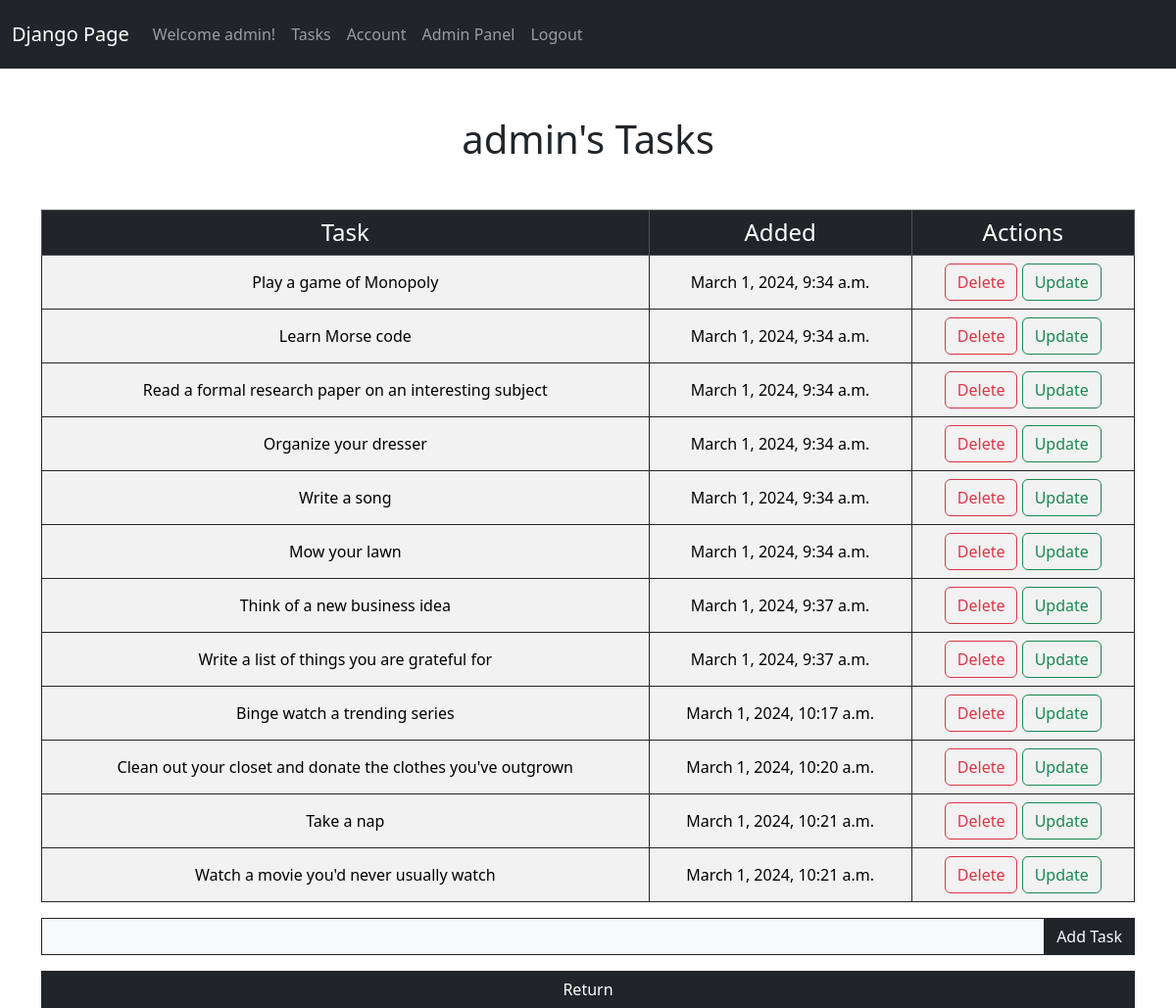
The app's page /tasks/1 (signed in), older data.
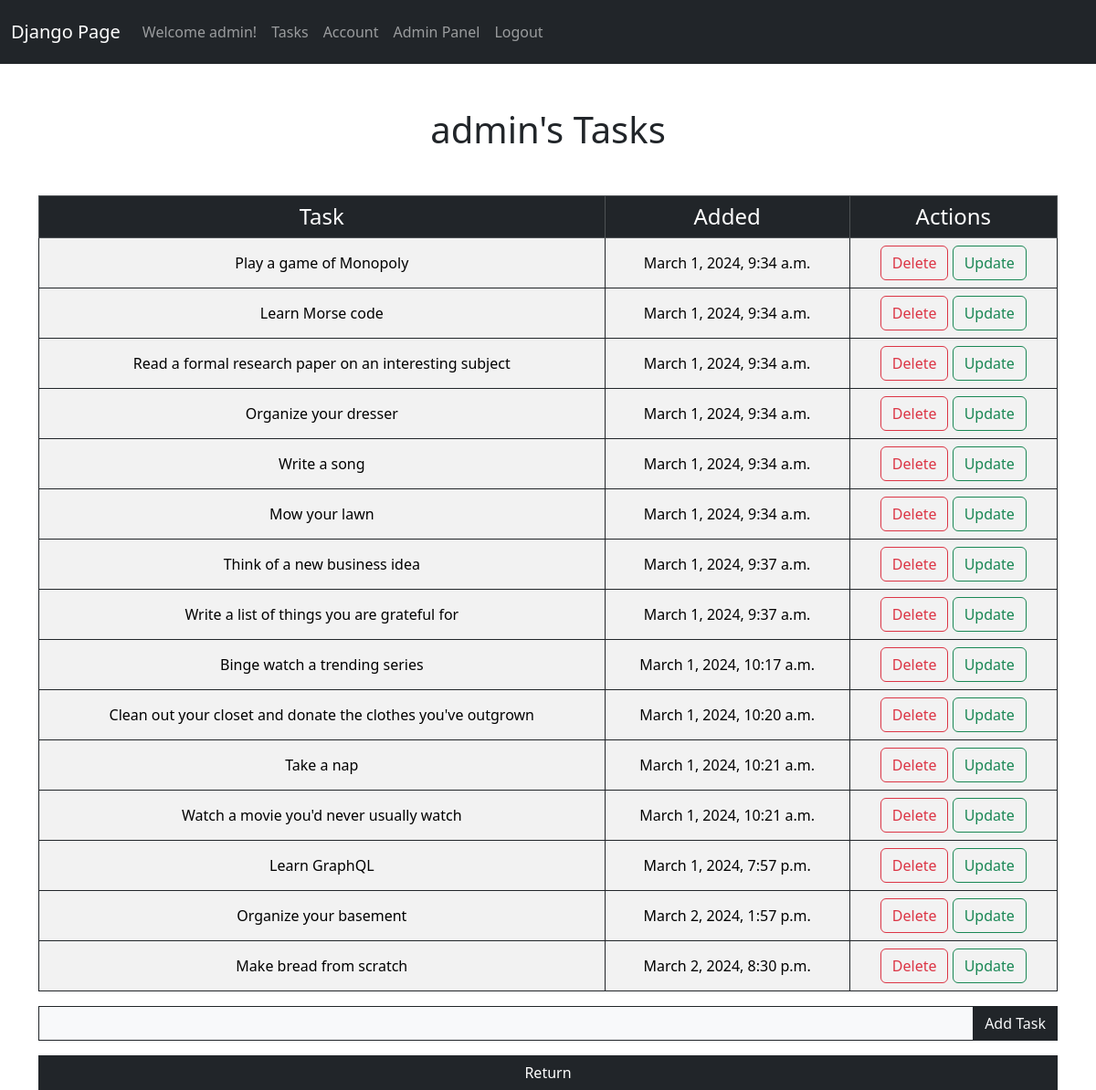
The same page, newer data.
### website/models.py (models this page shows)
class Task(models.Model):
    content = models.TextField(max_length=100)
    date_created = models.DateTimeField(default=now)
    user = models.ForeignKey(User, on_delete=models.CASCADE)

### website/views.py (the view)
# urls.py: path('tasks/<int:user_id>', views.tasks_admview, name='tasks_admview'),
@staff_member_required
def tasks_admview(request, user_id):
    username = User.objects.get(pk=user_id)
    tasks = Task.objects.filter(user_id=user_id)
    if request.method == 'POST':
        content = request.POST['content']
        task = Task(content=content, user_id=user_id)
        task.save()
        return redirect('tasks_admview', user_id=user_id)
    else:
        return render(request, 'tasks_admview.html', {'tasks': tasks, 'username': username, 'user_id': user_id})

### website/templates/tasks_admview.html (shortened to what this page needs)
{% extends 'base.html' %}
{% block content %}
<div class="col-md-12">
    <h1 class="mb-5 mt-5 text-center text-dark">{{username}}'s Tasks</h1>
    {% if tasks|length < 1 %} <h1 class="text-center h3 mb-5">No tasks available.</p>
        {% else %}
        <table class="table table-striped table-bordered table-hover ">
            <thead class="text-center table-dark">
                <tr>
                    <th class="h4" scope="col ">Task</th>
                    <th class="h4" scope="col">Added</th>
                    <th class="h4" scope="col">Actions</th>
                </tr>
            </thead>
            {% for task in tasks %}
            <tbody class="border-dark">
                <tr>
                    <td class="border-dark text-center align-middle">{{ task.content }}</td>
                    <td class="border-dark text-center align-middle">{{ task.date_created }}</td>
                    <td class="border-dark text-center">
                        <a class="btn btn-outline-danger" href="{% url 'delete_task_adminview' task.id user_id%}">Delete</a>
                        <a class="btn btn-outline-success" href="{% url 'update_task_adminview' task.id user_id %}">Update</a>
                    </td>
                </tr>
            </tbody>
            {% endfor %}
        </table>
        {% endif %}
        <form method="POST">
            <div class="input-group mb-3">
                <input class="form-control border-dark bg-light rounded-0" type="text" name="content">
                <div class="input-group-append">
                    <input class="btn bg-dark text-light ml-1 rounded-0" type="submit" value="Add Task">
                </div>
            </div>
        </form>
        <div class="d-grid gap-2">
            <a class="btn btn-dark rounded-0" href="{% url 'users' %}">Return</a>
        </div>
</div>
{% endblock %}

Row changes from the older to the newer data that the page shows:
added Task: content "Learn GraphQL", date_created "March 1, 2024, 7:57 p.m."
added Task: content "Organize your basement", date_created "March 2, 2024, 1:57 p.m."
added Task: content "Make bread from scratch", date_created "March 2, 2024, 8:30 p.m."
